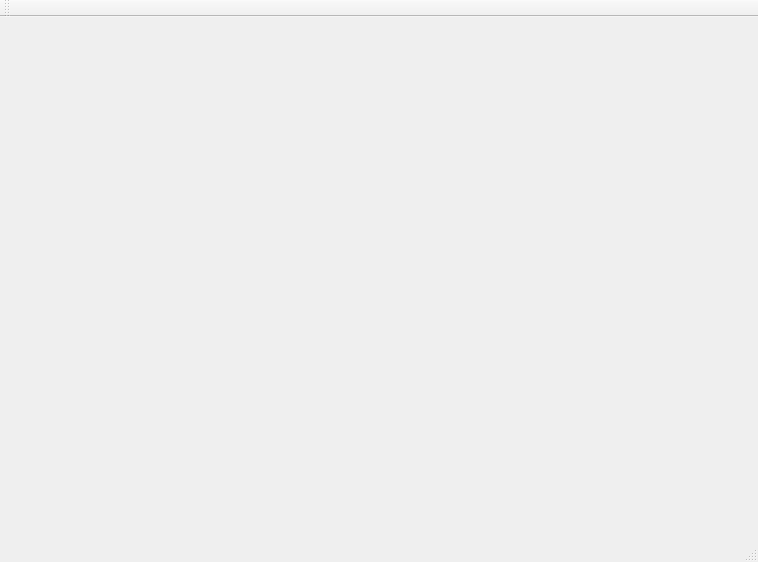
<?xml version="1.0" encoding="UTF-8"?>
<ui version="4.0">
 <class>MainWindow</class>
 <widget class="QMainWindow" name="MainWindow">
  <property name="geometry">
   <rect>
    <x>0</x>
    <y>0</y>
    <width>758</width>
    <height>562</height>
   </rect>
  </property>
  <property name="focusPolicy">
   <enum>Qt::NoFocus</enum>
  </property>
  <property name="windowTitle">
   <string>MainWindow</string>
  </property>
  <widget class="QWidget" name="centralWidget">
   <widget class="Simulator" name="widget" native="true">
    <property name="geometry">
     <rect>
      <x>20</x>
      <y>20</y>
      <width>711</width>
      <height>471</height>
     </rect>
    </property>
    <property name="focusPolicy">
     <enum>Qt::StrongFocus</enum>
    </property>
   </widget>
  </widget>
  <widget class="QMenuBar" name="menuBar">
   <property name="geometry">
    <rect>
     <x>0</x>
     <y>0</y>
     <width>758</width>
     <height>25</height>
    </rect>
   </property>
  </widget>
  <widget class="QToolBar" name="mainToolBar">
   <attribute name="toolBarArea">
    <enum>TopToolBarArea</enum>
   </attribute>
   <attribute name="toolBarBreak">
    <bool>false</bool>
   </attribute>
  </widget>
  <widget class="QStatusBar" name="statusBar"/>
 </widget>
 <layoutdefault spacing="6" margin="11"/>
 <customwidgets>
  <customwidget>
   <class>Simulator</class>
   <extends>QWidget</extends>
   <header location="global">simulator.hpp</header>
   <container>1</container>
  </customwidget>
 </customwidgets>
 <resources/>
 <connections/>
</ui>
